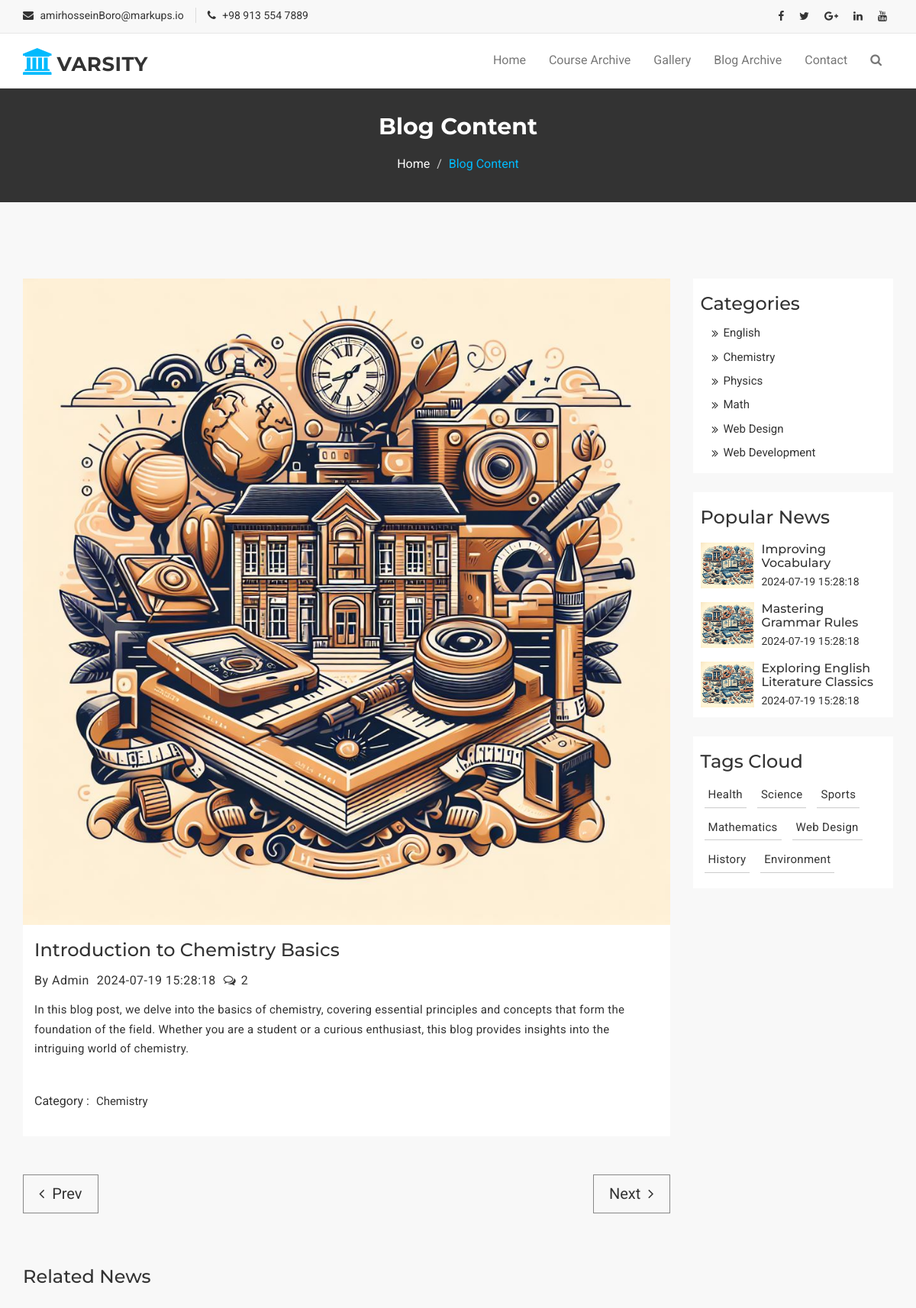
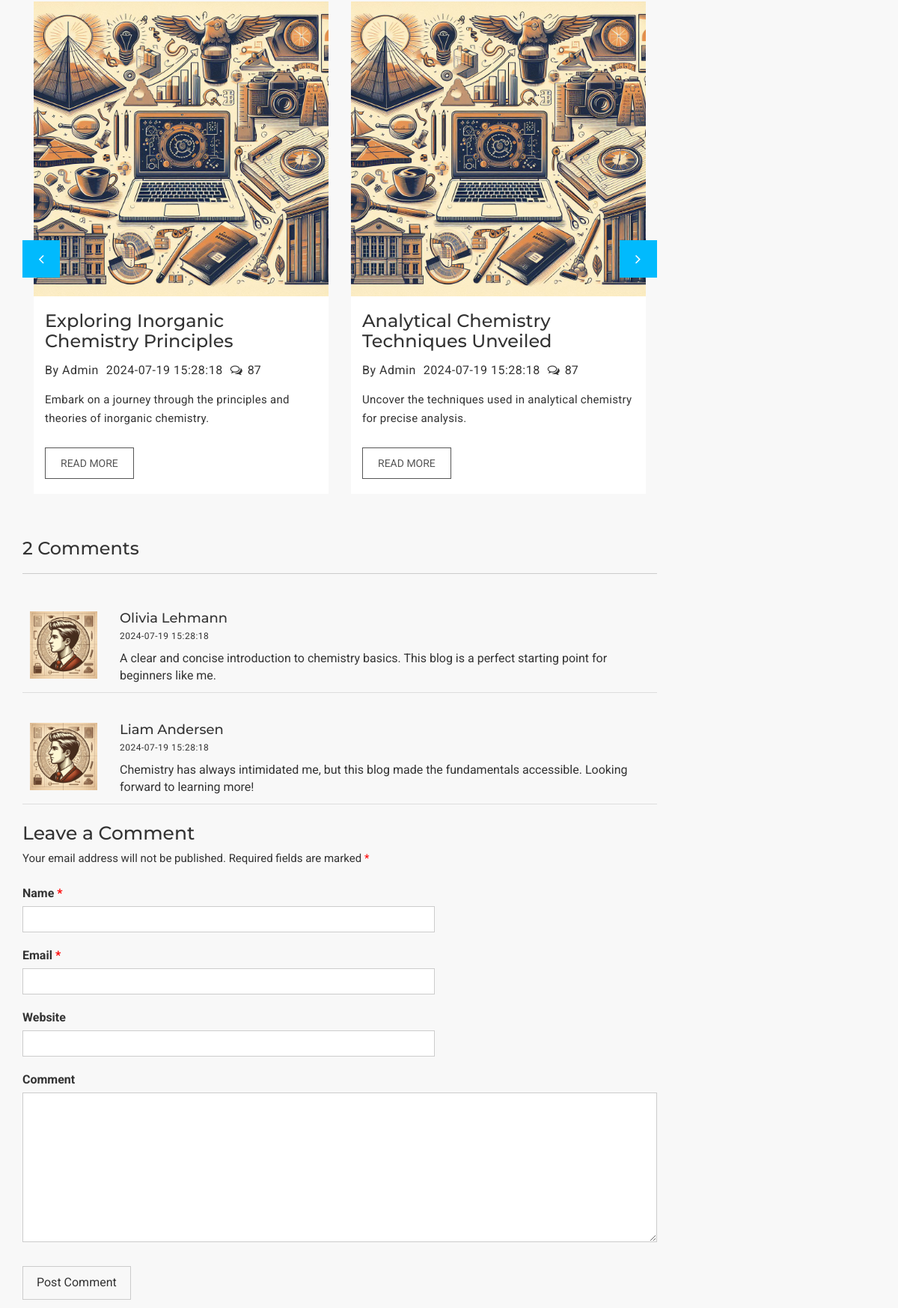
Screenshot of /blog-detail.php?id=6 (upper part) with the database file from the repository (2 pictures, top to bottom).
### tables this page shows
CREATE TABLE IF NOT EXISTS Blogs (
    blog_id INT AUTO_INCREMENT PRIMARY KEY,
    title VARCHAR(255) NOT NULL,
    summary VARCHAR(512) NOT NULL,
    content TEXT,
    author_id INT,
    category_id INT,
    photo_address VARCHAR(255),
    post_date TIMESTAMP DEFAULT CURRENT_TIMESTAMP,
    FOREIGN KEY (author_id) REFERENCES Users(user_id),
    FOREIGN KEY (category_id) REFERENCES Categories(category_id)
);

CREATE TABLE IF NOT EXISTS Categories
(
    category_id INT AUTO_INCREMENT PRIMARY KEY,
    name        VARCHAR(255) UNIQUE,
    description TEXT
);

CREATE TABLE IF NOT EXISTS Comments (
    comment_id INT AUTO_INCREMENT PRIMARY KEY,
    blog_id INT,
    user_id INT,
    comment_text TEXT,
    comment_date TIMESTAMP DEFAULT CURRENT_TIMESTAMP,
    FOREIGN KEY (blog_id) REFERENCES Blogs(blog_id),
    FOREIGN KEY (user_id) REFERENCES Users(user_id)
);

CREATE TABLE IF NOT EXISTS Users
(
    user_id       INT AUTO_INCREMENT PRIMARY KEY,
    username      VARCHAR(255) UNIQUE NOT NULL,
    password      VARCHAR(255)        NOT NULL,
    email         VARCHAR(255) UNIQUE NOT NULL,
    full_name     VARCHAR(255)        NOT NULL,
    user_type     ENUM('Student', 'Teacher', 'Admin') NOT NULL,
    photo_address VARCHAR(255)
);

### blog-detail.php (the view, shortened to what the rows shown need)
<?php
$servername = "localhost";
$username = "root";
$password = "";
$database = "varsity";
try {
    $conn = new mysqli($servername, $username, $password, $database);
    $selectedBlogId = $_GET['id'];
    $sql = "SELECT b.*, cat.name AS category_name, COALESCE(comment_counts.num_comments, 0) AS num_comments
                                        FROM Blogs b
                                        JOIN Categories cat ON b.category_id = cat.category_id
                                        LEFT JOIN (
                                            SELECT blog_id, COUNT(*) AS num_comments
                                            FROM Comments
                                            GROUP BY blog_id
                                        ) comment_counts ON b.blog_id = comment_counts.blog_id
                                        WHERE b.blog_id = $selectedBlogId;";
    $result = mysqli_query($conn, $sql);
    $blogData = mysqli_fetch_assoc($result);
    $blogCategory = $blogData['category_id'];
    $sql = "SELECT b.*, cat.name AS category_name, COALESCE(comment_counts.num_comments, 0) AS num_comments
                FROM Blogs b
                JOIN Categories cat ON b.category_id = cat.category_id
                LEFT JOIN ( SELECT blog_id, COUNT(*) AS num_comments
                            FROM Comments
                            GROUP BY blog_id
                        ) comment_counts ON b.blog_id = comment_counts.blog_id
                WHERE b.category_id = $blogCategory AND b.blog_id != $selectedBlogId;";
    $similarBlogs = mysqli_query($conn, $sql);
    $sql = "SELECT c.*, u.full_name as user_name, u.photo_address
            FROM Comments c
            JOIN Users u ON c.user_id = u.user_id
            WHERE c.blog_id = $selectedBlogId;";
    $comments = mysqli_query($conn, $sql);
} catch (PDOException $e) {
    echo "Error: " . $e->getMessage();
}
try {
    $conn = new PDO("mysql:host=$servername;dbname=$database", $username, $password);
    $conn->setAttribute(PDO::ATTR_ERRMODE, PDO::ERRMODE_EXCEPTION);
    $stmt = $conn->prepare("SELECT b.*, COUNT(c.comment_id) AS comment_count
                                FROM Blogs b
                                LEFT JOIN Comments c ON b.blog_id = c.blog_id
                                GROUP BY b.blog_id, b.title
                                ORDER BY comment_count DESC
                                LIMIT 3;");
    $stmt->execute();
    $topBlogs = $stmt->fetchAll(PDO::FETCH_ASSOC);
} catch (PDOException $e) {
    echo "Error: " . $e->getMessage();
}
?>
<!DOCTYPE html>
<html lang="en">
<head>
    <link href="assets/css/font-awesome.css" rel="stylesheet">
    <link href="assets/css/bootstrap.css" rel="stylesheet">
    <link rel="stylesheet" type="text/css" href="assets/css/slick.css">
    <link rel="stylesheet" href="assets/css/jquery.fancybox.css" type="text/css" media="screen"/>
    <link id="switcher" href="assets/css/theme-color/default-theme.css" rel="stylesheet">
    <link href="assets/css/style.css" rel="stylesheet">
</head>
<body>
<section id="mu-page-breadcrumb">
    <div class="container">
        <div class="row">
            <div class="col-md-12">
                <div class="mu-page-breadcrumb-area">
                    <h2>Blog Content</h2>
                </div>
            </div>
        </div>
    </div>
</section>
<section id="mu-course-content">
    <div class="container">
        <div class="row">
            <div class="col-md-12">
                <div class="mu-course-content-area">
                    <div class="row">
                        <div class="col-md-9">
                            <div class="mu-blog-container mu-blog-single">
                                <div class="row">
                                    <div class="col-md-12">
                                        <article class="mu-blog-single-item">
                                            <figure class="mu-blog-single-img">
                                                <a><img alt="img"
                                                        src="assets/img/blogs/<?php echo $blogData['photo_address']; ?>"></a>
                                                <figcaption class="mu-blog-caption">
                                                    <h3><a><?php echo $blogData['title']; ?></a></h3>
                                                </figcaption>
                                            </figure>
                                            <div class="mu-blog-meta">
                                                <a>By Admin</a>
                                                <a><?php echo $blogData['post_date']; ?></a>
                                                <span><i class="fa fa-comments-o"></i><?php echo $blogData['num_comments']; ?></span>
                                            </div>
                                            <div class="mu-blog-description">
                                                <p><?php echo $blogData['content']; ?></p>
                                            </div>
                                            <div class="mu-blog-tags">
                                                <ul class="mu-news-single-tagnav">
                                                    <li><a><?php echo $blogData['category_name']; ?></a></li>
                                                </ul>
                                            </div>
                                        </article>
                                    </div>
                                </div>
                            </div>
                            <div class="row">
                                <div class="col-md-12">
                                    <div class="mu-related-item">
                                        <div class="mu-related-item-area">
                                            <div id="mu-related-item-slide">
                                                <?php foreach ($similarBlogs as $blog): ?>
                                                    <div class="col-md-6">
                                                        <article class="mu-blog-single-item">
                                                            <figure class="mu-blog-single-img">
                                                                <a href="blog-detail.php?id=<?php echo $blog['blog_id']; ?>"><img
                                                                            alt="img"
                                                                            src="assets/img/blogs/related_<?php echo $blog['photo_address']; ?>"></a>
                                                                <figcaption class="mu-blog-caption">
                                                                    <h3>
                                                                        <a href="blog-detail.php?id=<?php echo $blog['blog_id']; ?>"><?php echo $blog['title']; ?></a>
                                                                    </h3>
                                                                </figcaption>
                                                            </figure>
                                                            <div class="mu-blog-meta">
                                                                <a>By Admin</a>
                                                                <a><?php echo $blog['post_date']; ?></a>
                                                                <span><i class="fa fa-comments-o"></i>87</span>
                                                            </div>
                                                            <div class="mu-blog-description">
                                                                <p><?php echo $blog['summary']; ?></p>
                                                                <a href="blog-detail.php?id=<?php echo $blog['blog_id']; ?>"
                                                                   class="mu-read-more-btn">Read More</a>
                                                            </div>
                                                        </article>
                                                    </div>
                                                <?php endforeach; ?>
                                            </div>
                                        </div>
                                    </div>
                                </div>
                            </div>
                            <div class="row">
                                <div class="col-md-12">
                                    <div class="mu-comments-area">
                                        <?php if ($blog['num_comments']) {
                                            echo '<div class="comments">
                                                <ul class="commentlist">';
                                            foreach ($comments as $comment):
                                                echo '<li>
                                                <div class="media">
                                                    <div class="media-left">
                                                        <img alt="img"
                                                             src="assets/img/' . $comment['photo_address'] . '" class="media-object news-img">
                                                    </div>
                                                    <div class="media-body">
                                                        <h4 class="author-name">' . $comment['user_name'] . '</h4>
                                                        <span class="comments-date">' . $comment['comment_date'] . '</span>
                                                        <p>' . $comment['comment_text'] . '</p>
                                                    </div>
                                                </div>
                                            </li>';
                                            endforeach;
                                            echo '</ul>
                                    </div>';
                                        } ?>
                                    </div>
                                </div>
                            </div>
                        </div>
                        <div class="col-md-3">
                            <aside class="mu-sidebar">
                                <div class="mu-single-sidebar">
                                    <div class="mu-sidebar-popular-courses">
                                        <?php foreach ($topBlogs as $blog): ?>
                                            <div class="media">
                                                <div class="media-left">
                                                    <a href="blog-detail.php?id=<?php echo $blog['blog_id']; ?>">
                                                        <img class="media-object"
                                                             src="assets/img/blogs/popular_<?php echo $blog['photo_address']; ?>"
                                                             alt="img">
                                                    </a>
                                                </div>
                                                <div class="media-body">
                                                    <h4 class="media-heading"><a
                                                                href="blog-detail.php?id=<?php echo $blog['blog_id']; ?>"><?php echo $blog['title']; ?></a>
                                                    </h4>
                                                    <span class="popular-course-price"><?php echo $blog['post_date']; ?></span>
                                                </div>
                                            </div>
                                        <?php endforeach; ?>
                                    </div>
                                </div>
                            </aside>
                        </div>
                    </div>
                </div>
            </div>
        </div>
    </div>
</section>
</body>
</html>

### rows the page displays
blogs: photo_address (placeholder picture), title "Introduction to Chemistry Basics", post_date "2024-07-19 15:28:18", content "In this blog post, we delve into the basics of chemistry, covering essential principles and concepts that form the foundation of the field. Whether you are a student or a curious enthusiast, this blog provides insights into the intriguing world of chemistry.", category.name "Chemistry"
blogs: photo_address (placeholder picture), title "Exploring Inorganic Chemistry Principles", post_date "2024-07-19 15:28:18", summary "Embark on a journey through the principles and theories of inorganic chemistry."
blogs: photo_address (placeholder picture), title "Analytical Chemistry Techniques Unveiled", post_date "2024-07-19 15:28:18", summary "Uncover the techniques used in analytical chemistry for precise analysis."
comments: user.photo_address (placeholder picture), user.full_name "Olivia Lehmann", comment_date "2024-07-19 15:28:18", comment_text "A clear and concise introduction to chemistry basics. This blog is a perfect starting point for beginners like me."
comments: user.photo_address (placeholder picture), user.full_name "Liam Andersen", comment_date "2024-07-19 15:28:18", comment_text "Chemistry has always intimidated me, but this blog made the fundamentals accessible. Looking forward to learning more!"
blogs: photo_address (placeholder picture), title "Improving Vocabulary", post_date "2024-07-19 15:28:18"
blogs: photo_address (placeholder picture), title "Mastering Grammar Rules", post_date "2024-07-19 15:28:18"
blogs: photo_address (placeholder picture), title "Exploring English Literature Classics", post_date "2024-07-19 15:28:18"

### other values shown
$blogData['num_comments'] "2"
$blog['num_comments'] "2"
